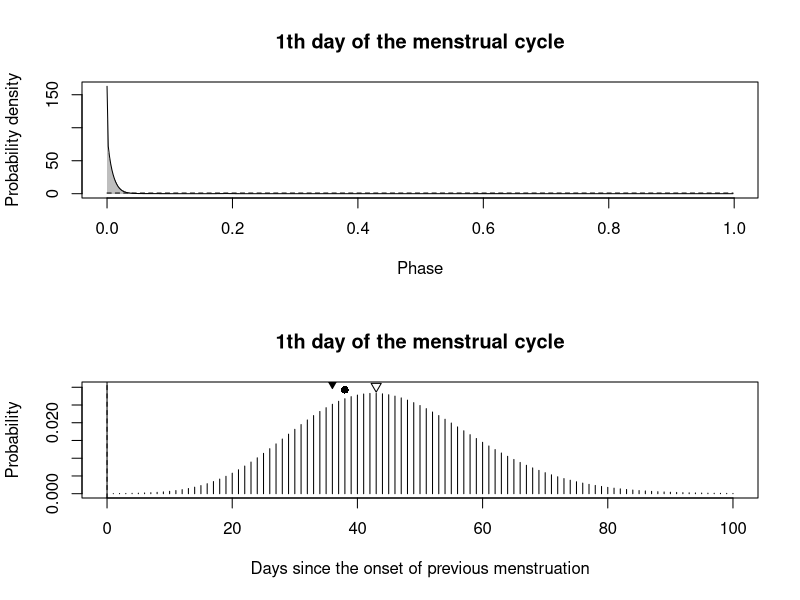
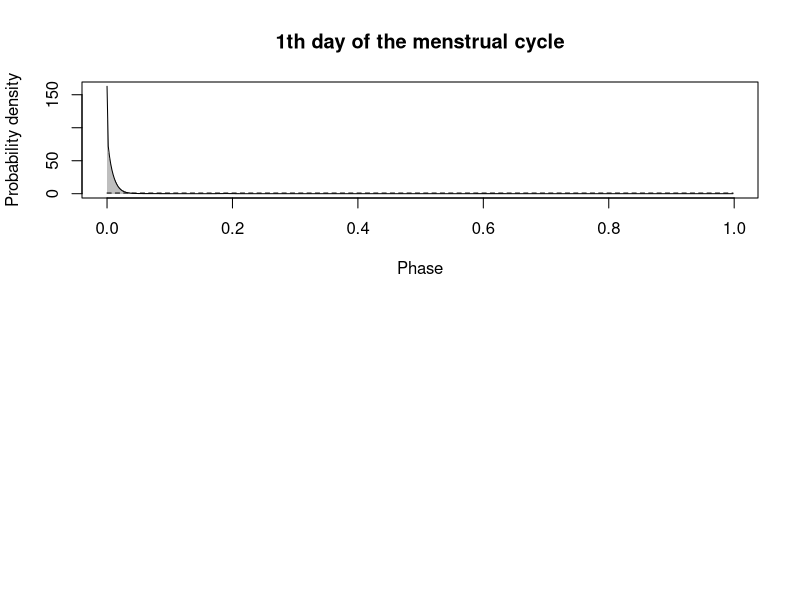

Reproduce these figures in R, in order.
### "The forecasting of menstruation based on a state-space modeling 
### of basal body temperature time series",
### 
### Supplementary R script for non-Gaussian filtering and prediction, along with a
### simulated menstrual cycle dataset

### Functions ----------------------------------------------------------

## log_sum_exp()
##      This function returns the natural logarithm of the sum of the exponentials.
##      Arguments
##          x: vector of real values
log_sum_exp <- function(x) {
    log(sum(exp(x)))
}

## normalize()
##      This function executes normalization and returns log probability densities.
##      Arguments
##          log_density: (unnormalized) log density
normalize <- function(log_density) {
    max_log_density <- max(log_density)
    log_density_scaled <- log_density - max_log_density
    log_density_scaled - log_sum_exp(log_density_scaled) + log(length(log_density))
}

## marginalize()
##      This function executes marginalization and returns log marginal probability densities.
##      Arguments
##          log_density: (joint) log conditional density p(omeaga_t, omega_{t-1})
##          direction: If "forward", p(omeaga_t, omega_{t-1}) becomes p(omeaga_t).
##              If "backward", p(omeaga_t, omega_{t-1}) becomes p(omeaga_{t-1}).
marginalize <- function(log_density, direction = c("forward", "backward")) {
    if (direction == "forward")
        log(apply(exp(log_density), 1, sum) / nrow(log_density))
    else
        log(apply(exp(log_density), 2, sum) / nrow(log_density))
}

## lerch()
##      This function evaluates Lerch's transcedental function.
##      Arguments
##          z, s, a: arguments of the function
##          limit: upper limit of summation
lerch <- function(z, s, a, limit) {
    k <- 0:limit
    len <- length(a)
    out <- vector(length = len)
    for (i in 1:len) out[i] <- sum(z^k / (a[i] + k)^s)
    out
}

## dwgamma()
##      This function returns probability density of the wrapped Gamma distribution
##          defined on [0, 1). The origin of PDF is fixed at 0.
##      Arguments
##          x: vector of locations where probability densities are evaluated
##          alpha: shape parameter
##          beta: rate parameter
##          log: logical; if TRUE log densities are returned
##          limit: upper limit of summation for the lerch() function
dwgamma <- function(x, alpha, beta, log = TRUE, limit = 1000) {
    log_pdf <- alpha * log(beta) - lgamma(alpha) - 
        beta * x + 
        log(lerch(exp(-beta), 1 - alpha, x, limit))

    # If alpha < 1 and the result of numerical integration of PDF is 
    #     significantly smaller than 1, 
    #     log_pdf that is the closest to 0 is compensated.
    if (alpha < 1) {
        if (sum(exp(log_pdf) / length(x)) < 1 - 1e-8)
            log_pdf[1] <- 
                log(exp(log_pdf[1]) + (1 - sum(exp(log_pdf) / length(x))) * length(x))
    }

    vlog <- rep(log, length(x))
    ifelse(vlog, log_pdf, exp(log_pdf))
}

## filter()
##      This function executes one-step-ahead prediction and filtering.
##          It returns log likelihood (loglik), log probability densities of the 
##          predictive distribution (log_pp), and that of filtering distribution (log_pf).
##      Arguments
##          log_pf_previous: log probability densities of filtering distribution at time t-1
##          y_new: observation of BBT at time t
##          z_new: observation of menstruation at time t
##          log_pm: system model log probability densities
##          parameters: vector of model parameters (alpha, beta, sigma, a, b, c)
##          M: order of the trigonometric series for the BBT likelihood
filter <- function(log_pf_previous, y_new, z_new, log_pm, parameters, M) {

    ## Set parameters
    sigma <- parameters[3]
    a     <- parameters[4]
    b     <- parameters[5:(4 + M)]
    c     <- parameters[(4 + M + 1):(4 + 2 * M)]

    ## Define intervals
    N <- nrow(log_pf_previous)  # Number of grid points
    omega <- 0:(N - 1) / N      # Location of grid points

    ## Expected temperature
    mu <- a
    for(m in 1:M) {
        x <- 2 * pi * m * omega
        mu <- mu + b[m] * cos(x) + c[m] * sin(x)
    }

    ## Marginalization
    log_pf_marginal <- marginalize(log_pf_previous, "forward")

    ## Prediction
    log_pp <- t(t(log_pm) + log_pf_marginal)
    log_pp <- normalize(log_pp)

    ## Log-likelihood
    # BBT
    loglik_y <- matrix(0, N, N)
    if (!is.na(y_new)) {
        loglik_y <- matrix(rep(dnorm(y_new, mu, sigma, log = TRUE), N), N, N)
    }

    # Menstruation
    loglik_z <- matrix(0, N, N)
    if(z_new) {
        loglik_z[lower.tri(loglik_z)] <- log(0)
    } else {
        loglik_z[upper.tri(loglik_z)] <- log(0)
    }

    ## Filtering
    loglik_all <- log_pp + loglik_y + loglik_z
    max_loglik_all <- max(loglik_all)
    loglik_all_scaled <- loglik_all - max_loglik_all
    loglik <- log_sum_exp(loglik_all_scaled) - 2 * log(N) + max_loglik_all
    log_pf <- normalize(loglik_all)

    ## Output
    list(loglik = loglik, log_pp = log_pp, log_pf = log_pf)
}

## smoother()
##      This function executes smoothing and returns the log probability densities of 
##          the fixed-interval type smoothed distribution.
##      Arguments
##          log_ps_previous: log probability densities of smoothed distribution at time t+1
##          log_pf: log probability densities of filtering distribution at time t
smoother <- function(log_ps_previous, log_pf) {

    ## Define intervals
    N <- nrow(log_pf)

    ## Marginalization
    log_pf_marginal <- marginalize(log_pf, "forward")
    log_ps_prev_marginal <- marginalize(log_ps_previous, "backward")

    ## Replace numerical 0 with a small real value
    log_pf_marginal[is.infinite(log_pf_marginal)] <- log(.Machine$double.xmin)
    log_ps_prev_marginal[is.infinite(log_ps_prev_marginal)] <- log(.Machine$double.xmin)

    ## Smoothing
    log_ps <- log_pf + log_ps_prev_marginal - log_pf_marginal
    log_ps <- normalize(log_ps)

    # Output
    log_ps
}

## conditional_probabilities()
##      This function returns a matrix of conditional probabilities of 
##      menstruation day, f(k | omeaga_t).
##      Arguments
##          parameters: vector of model parameters (alpha, beta, sigma, a, b, c)
##          omega: location of grid points
##          k_max: upper limit of the day for which predictive probability is evaluated
conditional_probabilities <- function(parameters, omega, k_max = 100) {

    ## Set parameters
    alpha <- parameters[1]
    beta  <- parameters[2]

    ## Number of grid points
    N <- length(omega)

    ## Conditional probabilities f(k | omega_t)
    f <- matrix(nrow = k_max, ncol = N)
    for (i in 1:N) {
        f[1, ] <- 1 - pgamma(1 - omega, alpha, beta)
        for (k in 2:k_max) {
            f[k, ] <- 
                pgamma(1 - omega, (k - 1) * alpha, beta) - 
                pgamma(1 - omega, k * alpha, beta)
        }
    }

    # Output
    f
}

## predictor()
##      This function returns the predictive probability distribution of menstruation day.
##          It returns marginal predictive probabilities (marginal_probability) and
##          a point prediction for the menstruation day (point_prediction).
##      Arguments
##          log_pf: log probability densities of filtering distribution
##          parameters: vector of model parameters (alpha, beta, sigma, a, b, c)
##          k_max: upper limit of the day for which predictive probability is evaluated
predictor <- function(log_pf, f) {

    # Number of grid points
    N <- nrow(log_pf)

    # Marginal probabilities h(k | Y_t, Z_t)
    pf_marginal <- exp(marginalize(log_pf, "forward"))
    h <- c(f %*% pf_marginal / N)

    # Output
    list(marginal_probability = h, point_prediction = which.max(h))
}

## draw_figs()
##      This function draws conditional distributions of menstrual phase as well as
##          the predictive distribution of menstruation day.
##      Arguments
##          t: the day for which figures are drawn
##          f: a matrix of conditional probabilities of menstruation day
draw_figs <- function(t, f,p) {

    ## Conditional densities
    pred <- exp(marginalize(log_pp[, , t], "forward"))
    filt <- exp(marginalize(log_pf[, , t], "forward"))
    smth <- exp(marginalize(log_ps[, , t], "forward"))
    omega <- 0:(N - 1) / N

    y.max <- max(c(pred, filt, smth))
    plot(pred ~ omega, type = "n", main = sprintf("%sth day of the menstrual cycle", t),
         xlab = "Phase", ylab = "Probability density", ylim = c(0, y.max), lty = 2)
    polygon(x = c(omega, rev(omega)), y = c(rep(0, N), rev(smth)), col = "gray", border = FALSE)
    par(new = TRUE)
    plot(pred ~ omega, type = "l", ann = FALSE, axes = FALSE, ylim = c(0, y.max), lty = 2)
    par(new = TRUE)
    plot(filt ~ omega, type = "l", ylim = c(0, y.max), ann = FALSE, axes = FALSE)

    ## Predictive distribution for menstruation day
    res <- predictor(log_pf[, , t], f)
    days_passed <- t - 1

    new_res <- vector(length = 100)
    new_res[1:days_passed] <- 0
    new_res[(days_passed + 1):100] <- res$marginal_probability[1:(100 - days_passed)]
    new_pp <- res$point_prediction + days_passed
    if (p==TRUE) {
      plot(new_res, type = "h", xlim = c(0, 100), 
           ylim = c(0, max(new_res) + 0.002),
           main = sprintf("%sth day of the menstrual cycle", t),
           xlab = "Days since the onset of previous menstruation",
           ylab = "Probability")
      # Filled circle: Menstruation day
      points(x = T - 1, y = max(new_res) + 0.001, pch = 16)
      # Open triangle: model-based prediction
      points(x = new_pp, y = max(new_res) + 0.002, pch = 6)
      # Filled triangle: conventional prediction
      points(x = T-3, y = max(new_res) + 0.003, pch = 25, bg = "black")
      # Broken vertical line: Previous menstruation day
      abline(v = 0, lty = 2)
      # Solid vertical line: Current day
      abline(v = days_passed, lty = 1)
    }
    else {
      return(which.max(new_res))
    }
}

### Functions ----------------------------------------------------------


### Data and settings --------------------------------------------------

## BBT
y <- c(36.62, 36.02, 35.99, 36.40, 36.39, 36.27, 36.18, 36.45,
       35.83, 36.05, 35.89, 35.66, 36.03, 36.8, 35.64, 36.70,
       36.26, 36.07, 36.07, 36.43, 36.19, 35.90, 36.22, 36.42,
       36.48, 36.12, 36.21, 36.75, 36.84, 36.90, 36.92, 36.77,
       36.93, 36.15, 36.87, 36.59, 36.53, 36.56, 37.10)

## Menstruation
z <- c(1, 0, 0, 0, 0, 0, 0, 0, 0, 0,
       0, 0, 0, 0, 0, 0, 0, 0, 0, 0,
       0, 0, 0, 0, 0, 0, 0, 0, 0, 1,
       0, 0, 0, 0, 0, 0, 0, 0, 1)

## Length of time series
T <- length(y)

## Parameters (subject 1)
parameters <- c(0.2098523,      # alpha
                8.915085,       # beta
                0.1118375,      # sigma
                36.2991,        # a
                0.192667921,    # b1
                0.014567663,    # b2
                0.008823447,    # b3
                -0.038979880,   # b4
                0.057591311,    # b5
                -0.013692024,   # b6
                -0.023629217,   # b7
                0.037039669,    # b8
                -0.085654152,   # b9
                0.061401905,    # b10
                -0.192667655,   # c1
                -0.051462140,   # c2
                -0.089428890,   # c3
                -0.029970492,   # c4
                -0.002739703,   # c5
                -0.052827804,   # c6
                0.067939328,    # c7
                -0.050495194,   # c8
                -0.027397176,   # c9
                0.024602075     # c10
                )

## Order of the trigonometric seris
M <- 10

## Number of grid points on the state space
N <- 2^9

## Location of grid points
omega <- 0:(N - 1) / N  

## log_pm: Log of probability densities of the system model
##      log_pm[i, j] = log(p(omega_t = omega[i] | omega_{t-1} = omega[j]))
log_pm <- matrix(nrow = N, ncol = N)
rownames(log_pm) <- colnames(log_pm) <- omega
log_system <- dwgamma(omega + 1 / N, parameters[1], parameters[2])
for(i in 1:(N - 1)) {
    log_pm[, i] <- c(log_system[(N - i + 1):N], log_system[1:(N - i)])
}
log_pm[, N] <- log_system

## f: Conditional probabilities of menstruation day
f <- conditional_probabilities(parameters, omega)

### Data and settings --------------------------------------------------


### State estimation and prediction ------------------------------------

## log_pp: log probability densities of the predictive distribution
##      log_pp[i, j, t] = log(p(omega_t = omega[i], omega_{t-1} = omega[j] | Y_{t-1}, Z_{t-1}))
## log_pf: log probability densities of the filtering distribution
##      log_pf[i, j, t] = log(p(omega_t = omega[i], omega_{t-1} = omega[j] | Y_t, Z_t))
## log_ps: log probability densities of the smoothed distribution
##      log_ps[i, j, t] = log(p(omega_t = omega[i], omega_{t-1} = omega[j] | Y_T, Z_T))
log_pp <- log_pf <- log_ps <- array(dim = c(N, N, T))
dimnames(log_pp)[[1]] <- dimnames(log_pp)[[2]] <- omega
dimnames(log_pp)[[3]] <- 1:T
dimnames(log_pf)[[1]] <- dimnames(log_pf)[[2]] <- omega
dimnames(log_pf)[[3]] <- 1:T
dimnames(log_ps)[[1]] <- dimnames(log_ps)[[2]] <- omega
dimnames(log_ps)[[3]] <- 1:T

## Filtering
log_pf_init <- matrix(log(1), N, N)     ## A uniform initial distribution
loglik <- 0

res <- filter(log_pf_init, y_new = y[1], z_new = z[1],
              log_pm = log_pm, parameters = parameters, M = M)
loglik <- loglik + res$loglik
log_pp[, , 1] <- res$log_pp
log_pf[, , 1] <- res$log_pf

for(t in 2:T) {
    res <- filter(log_pf[, , t - 1], y_new = y[t], z_new = z[t],
                  log_pm = log_pm, parameters = parameters, M = M)
    loglik <- loglik + res$loglik
    log_pp[, , t] <- res$log_pp
    log_pf[, , t] <- res$log_pf
}

## Smoothing
log_ps[, , T] <- log_pf[, , T]
for (t in (T - 1):1) {
    log_ps[, , t] <- smoother(log_ps[, , t + 1], log_pf[, , t])
}

## Draw figures
par(mfrow = c(2, 1))
draw_figs(1, f, TRUE) # true = plot, false = return next potential menstrualtion day.
pred_menstrual_day = draw_figs(1, f, FALSE)
pred_menstrual_day
### State estimation and prediction ------------------------------------

